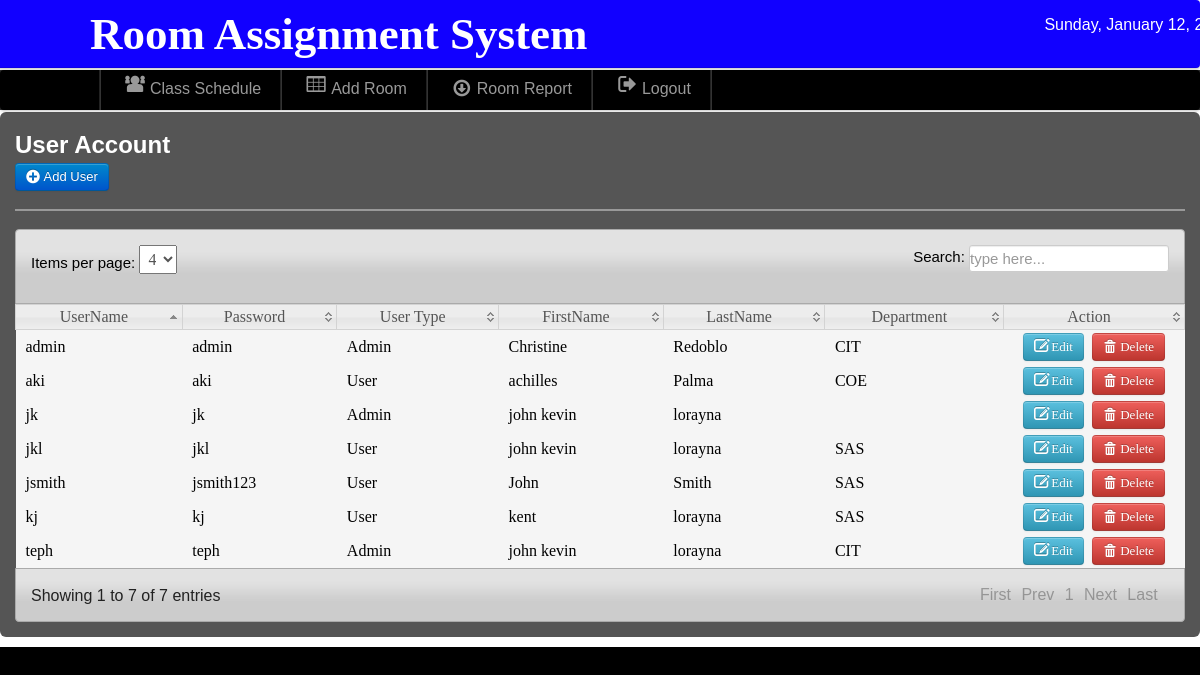
/admin/user_account.php (signed in), run on an earlier commit of the app's database.
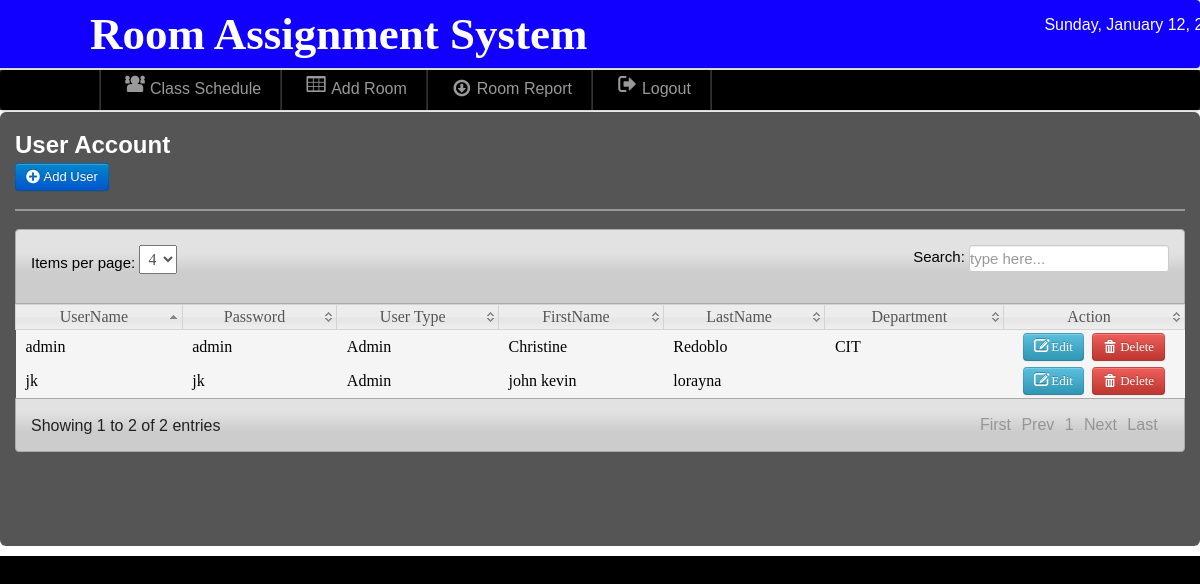
And on a later commit of the database.
### tables this page shows
CREATE TABLE `users` (
  `User_id` int(11) NOT NULL,
  `UserName` varchar(20) NOT NULL,
  `Password` varchar(20) NOT NULL,
  `User_Type` varchar(20) NOT NULL,
  `FirstName` varchar(30) NOT NULL,
  `LastName` varchar(30) NOT NULL,
  `College` varchar(20) NOT NULL
);

### admin/user_account.php (the view, shortened to what this page needs)
<?php
include('./components/header.php');
include('./connection/dbcon.php');
include('./components/nav-top1.php');
include('./components/main.php');
?>
<div class="wrapper">
<div id="element" class="hero-body-schedule">
<h2><font color="white">User Account</font></h2>
	<a class="btn btn-primary"  href="add_user.php">  <i class="icon-plus-sign icon-large"></i>&nbsp;Add User</a>
	<hr>
	<table class="users-table">
<div class="demo_jui">
		<table cellpadding="0" cellspacing="0" border="0" class="display" id="log" class="jtable">
			<thead>
				<tr>
				<th>UserName</th>
				<th>Password</th>
				<th>User Type</th>
				<th>FirstName</th>
				<th>LastName</th>
				<th>Department</th>
				<th>Action</th>
				</tr>
			</thead>
			<tbody>
<?php $result=mysqli_query($conn,"select * from users")or die(mysqli_error());
while($row=mysqli_fetch_array($result)){ $id=$row['User_id'];
?>
<tr class="del<?php echo $id ?>">
	<td><?php echo $row['UserName']; ?></td>
	<td><?php echo $row['Password']; ?></td>
	<td><?php echo $row['User_Type']; ?></td>
	<td><?php echo $row['FirstName']; ?></td>
	<td><?php echo $row['LastName']; ?></td>
	<td><?php echo $row['College']; ?></td>
	<td align="center" width="160">
	<a class="btn btn-info" href="edit_user.php<?php echo '?id='.$id; ?>"><i class="icon-edit icon-large"></i>&nbsp;Edit</a>&nbsp;
	<a class="btn btn-danger1"  data-toggle="modal" href="#<?php echo $id; ?>">  <i class="icon-trash icon-large"></i>&nbsp;Delete</a>
</td>
<?php } ?>
	</tr>
			</tbody>
		</table>
	</div>
</div>
</body>

### admin/components/header.php (shortened to what this page needs)
<html>
<head>
        <link href="css/bootstrap.css" rel="stylesheet" type="text/css" media="screen">
        <link href="css/font-awesome.css" rel="stylesheet" type="text/css" media="screen">
        <link href="css/style.css" rel="stylesheet" type="text/css" media="screen">
        <link href="css/notify/jquery_notification.css" type="text/css" rel="stylesheet" media="screen, projection" />
        <link rel="stylesheet" type="text/css" href="css/jTPS.css">
</head>

### admin/components/nav-top1.php
<div class="navbar navbar-fixed-top">
    <div class="navbar-inner">
        <div class="container">
            <a class="branded"></a>
            <a class="brand">
                <h1>Room Assignment System</h1>
            </a>
            <div class="time_top">
                <font color="white">
                    <?php
                    $Today = date('Y-m-d');
                    $formattedDate = date('l, F d, Y', strtotime($Today));
                    echo $formattedDate;
                    ?>
                </font>
            </div>
        </div>
    </div>
</div>

### admin/components/main.php
<div class="navbar navbar-fixed-top1">
   <div class="navbar-inner1">
      <div class="container">
         <div class="marg">
            <ul class="nav">
               <li class="divider-vertical"></li>
               <li><a href="schedule.php"><i class="icon-group icon-large"></i>Class Schedule</a></li>
               <li class="divider-vertical"></li>
               <li><a href="room.php"><i class="icon-table icon-large"></i>Add Room</a></li>
               <li class="divider-vertical"></li>
               <li><a href="report.php"><i class="icon-download icon-large"></i>Room Report</a></li>
               <li class="divider-vertical"></li>
               <li><a id="logout" data-toggle="modal" href="#myModal"><i class="icon-signout icon-large"></i>Logout</a>
               </li>
               <li class="divider-vertical"></li>
            </ul>
         </div>
      </div>
   </div>
</div>

### admin/css/style.css (style rules this page uses)
* { margin:0; padding:0; }
h1 { font-size:45px; }
a { color:#000000; }
.wrapper { margin-top: -43px; background-color: #ffffff; }
html, body { height: 100%; margin: 0; padding: 0; display: flex; flex-direction: column; min-height: 100%; }
.navbar-fixed-top1 { position: fixed; top: 70px; left: 0; right: 0; z-index: 9999; width: 100%; background-color: #333; }

### admin/css/datatable/demo_table_jui.css (style rules this page uses)
table.display thead th { cursor: pointer; padding: 3px 0 3px 10px; }
table.display { border-collapse: collapse; clear: both; margin: 0 auto; width: 100%; }
table.display td { padding: 3px 10px; }
tr.odd { background-color: #f5f5f5; }
tr.even { background-color: #f5f5f5; }
tr.odd td.sorting_1 { background-color: F5F5F5; }
tr.even td.sorting_1 { background-color: F5F5F5; }

What changed in the data, as far as the page shows it:
removed users: UserName "aki", Password "aki", User_Type "User", FirstName "achilles", LastName "Palma", College "COE"
removed users: UserName "jkl", Password "jkl", User_Type "User", FirstName "john kevin", LastName "lorayna", College "SAS"
removed users: UserName "kj", Password "kj", User_Type "User", FirstName "kent", LastName "lorayna", College "SAS"
removed users: UserName "teph", Password "teph", User_Type "Admin", FirstName "john kevin", LastName "lorayna", College "CIT"
removed users: UserName "jsmith", Password "jsmith123", User_Type "User", FirstName "John", LastName "Smith", College "SAS"
Also different on the page:
text written by a page script: "Items per page: Search: Showing 1 to 7 of 7 entries First Prev 1 Next Last" → "Items per page: Search: Showing 1 to 2 of 2 entries First Prev 1 Next Last"
